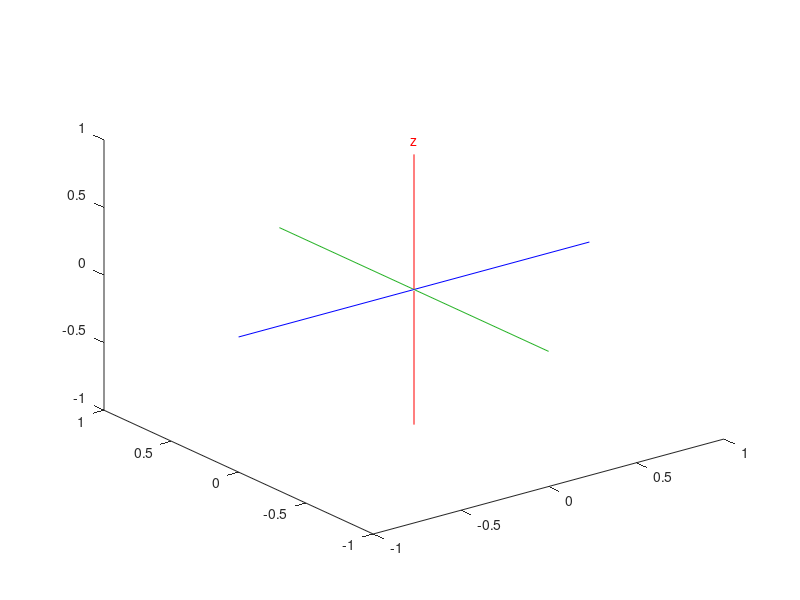

Source code (MATLAB):
% PlotCsys.m - Philipp Allgeuer - 05/11/14
% Plot an XYZ coordinate system in the currently active 3D plot.
%
% function PlotCsys(R, label, P, L, varargin)
%
% The coordinate system axes are plotted at point P (3D coordinate), and with
% orientation given by the rotation matrix R. L is a 3-vector that specifies
% the lengths of the individual axes (e.g. the x-axis is drawn from -L(1) to
% L(1)). If L is a scalar then the same length is used for all three axes.
% Axis labels are drawn if the label (string) parameter is non-zero. The string
% value is used as the axis subscripts. Custom arguments such as marker
% specifications can be forwarded to the internal plot3 function calls using
% the variable input arguments. If a quaternion is passed via the R parameter
% instead of a rotation matrix, this is detected and the quaternion is
% internally converted into a rotation matrix for processing.
%
% R        ==> Rotation matrix or quaternion to plot the axes of
% label    ==> String to use for the axis label subscripts (e.g. use 'G' for x_G)
% P        ==> The origin at which to plot the coordinate axes
% L        ==> The axis lengths to use for plotting
% varargin ==> Custom line graphics properties to set in all internal calls to plot3

% Main function
function PlotCsys(R, label, P, L, varargin)

	% Default argument values
	if nargin < 1
		R = eye(3);
	end
	if nargin < 2
		label = '';
	end
	if nargin < 3
		P = [0 0 0];
	end
	if nargin < 4
		L = [1 1 1];
	end
	
	% Convert the input to a rotation matrix if it's a quaternion
	if size(R,1) == 1 && size(R,2) == 4
		R = RotmatFromQuat(R);
	end
	
	% Check parameter sizes and values
	if isscalar(L)
		L = [L L L];
	end
	L = abs(L);
	L = L(:)';
	P = P(:)';
	if any(size(R) ~= 3)
		error('R doesn''t have the right dimensions for a rotation matrix or quaternion!');
	end
	if norm(R*R'-eye(3),'fro') > 1024*eps
		warning('R is not orthogonal to 1024*eps!');
	end
	
	% Generate the required plotting data
	LXAxis = [-L(1) 0 0;L(1) 0 0];
	LYAxis = [0 -L(2) 0;0 L(2) 0];
	LZAxis = [0 0 -L(3);0 0 L(3)];
	GXAxis = LocalToGlobal(LXAxis, P, R);
	GYAxis = LocalToGlobal(LYAxis, P, R);
	GZAxis = LocalToGlobal(LZAxis, P, R);
	
	% Generate the data required for the axes labels
	TSCL = L*1.1;
	LTLbl = diag(TSCL);
	GTLbl = LocalToGlobal(LTLbl, P, R);
	
	% Plot the required coordinate axes
	plot3(GXAxis(:,1),GXAxis(:,2),GXAxis(:,3),'b-',varargin{:}); % x => Blue
	washeld = ishold;
	hold on;
	plot3(GYAxis(:,1),GYAxis(:,2),GYAxis(:,3),'-','Color',[0.15 0.70 0.15],varargin{:}); % y => Green
	plot3(GZAxis(:,1),GZAxis(:,2),GZAxis(:,3),'r-',varargin{:}); % z => Red
	if any(label ~= 0) || isempty(label)
		if isempty(label)
			xlbl = 'x'; ylbl = 'y'; zlbl = 'z';
		else
			xlbl = ['x_{' label '}']; ylbl = ['y_{' label '}']; zlbl = ['z_{' label '}'];
		end
		text(GTLbl(1,1),GTLbl(1,2),GTLbl(1,3),xlbl,'Color','b','HorizontalAlignment','center'); % x => Blue
		text(GTLbl(2,1),GTLbl(2,2),GTLbl(2,3),ylbl,'Color',[0.15 0.70 0.15],'HorizontalAlignment','center'); % y => Green
		text(GTLbl(3,1),GTLbl(3,2),GTLbl(3,3),zlbl,'Color','r','HorizontalAlignment','center'); % z => Red
	end
	if ~washeld
		hold off;
	end

end
	
% Function that transforms local into global coordinates
function Global = LocalToGlobal(Local, P, R) % Local needs to be Nx3...
	Global = repmat(P,size(Local,1),1) + Local*R';
end
% EOF